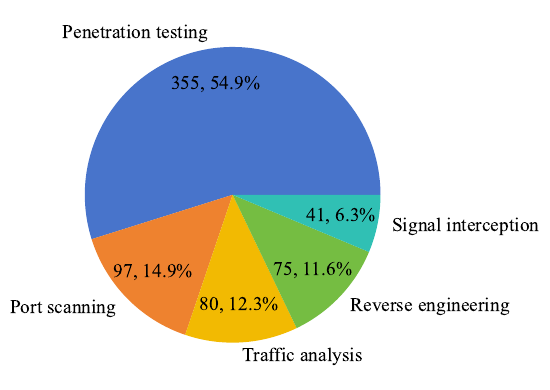

This figure's Python source:
import matplotlib.pyplot as plt

# plt.rcParams["figure.figsize"]=(12,5)
plt.rcParams["font.family"]="Times New Roman"
plt.rcParams["font.size"]=20
# plt.rcParams["font.weight"]="bold"

Riskbar = ["Penetration testing", "Port scanning", "Traffic analysis", "Reverse engineering", "Signal interception"]
counts = [356,97,80,75,41]
# 推荐的颜色
colors = ["#4874CB", "#EE822F", "#F2BA02", "#75BD42", "#30C0B4"]
bar = plt.pie(counts, labels=Riskbar, autopct=lambda pct: f"{int(pct/100*sum(counts))}, {pct:.1f}%", pctdistance=0.75,textprops={'fontsize': 14}, colors=colors)
plt.savefig("pieSkill.pdf", bbox_inches="tight")
plt.show()